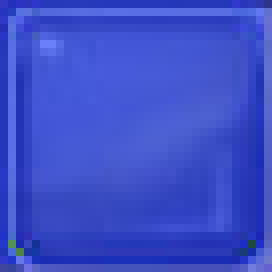
#> input picture assets/anchors/board_br.png, 34 x 34 px (shown 8 times larger)
$ python test_digit_match.py
#> lines starting #> are read from the running program, lines starting #| are printed output that depends on the picture
### src/matcher.py
import cv2
import numpy as np
import logging
import os
from src.timer import timer

class Matcher:
    def __init__(self, assets_path=None):
        if assets_path is None:
            assets_path = os.path.join(os.path.dirname(__file__), "..", "assets")
        assets_path = os.path.abspath(assets_path)
        self.templates = {}
        self.assets_path = assets_path
        self.load_templates()
#> in load_templates, tmpl is the input picture: shape (34, 34, 3); mean B, G, R 200.6, 78, 59.6

    @staticmethod
    def _crop_black_border(img, threshold=40):
#> called with threshold = 40
        gray = cv2.cvtColor(img, cv2.COLOR_BGR2GRAY) if img.ndim == 3 else img
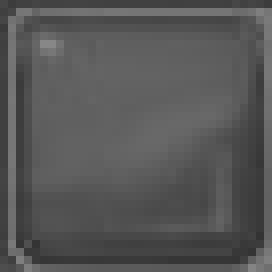
#> gray: shape (34, 34) (shown 8 times larger); min 51, max 135, mean 86.5
        h, w = gray.shape
#> h = 34; w = 34
        top = 0
        while top < h and gray[top, :].max() <= threshold:
            top += 1
#> this loop made 0 passes
#> after the loop, top = 0
        bottom = h - 1
#> bottom = 33
        while bottom > top and gray[bottom, :].max() <= threshold:
            bottom -= 1
#> after the loop, bottom = 33
        left = 0
        while left < w and gray[:, left].max() <= threshold:
            left += 1
#> after the loop, left = 0
        right = w - 1
#> right = 33
        while right > left and gray[:, right].max() <= threshold:
            right -= 1
#> after the loop, right = 33
        return img[top:bottom+1, left:right+1]

    def load_templates(self):
        anchor_dir = os.path.join(self.assets_path, "anchors")
        if os.path.exists(anchor_dir):
            for file in os.listdir(anchor_dir):
                path = os.path.join(anchor_dir, file)
                tmpl = cv2.imread(path, cv2.IMREAD_UNCHANGED)
                if tmpl is not None:
                    tmpl = self._crop_black_border(tmpl)
                self.templates[file] = tmpl
#> pass 2 of the loop in load_templates, `for file in os.listdir(anchor_dir):`:
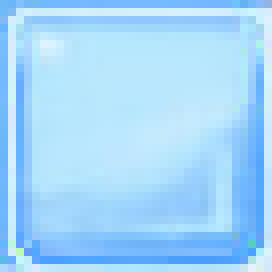
#> input picture assets/anchors/board_tl.png, 34 x 34 px (shown 8 times larger)
#> in load_templates, tmpl is the input picture: shape (34, 34, 3); mean B, G, R 251.9, 215.4, 163.8
#> in _crop_black_border (call 2), `gray = cv2.cvtColor(img, cv2.COLOR_BGR2GRAY) if img.ndim == 3 else img`:
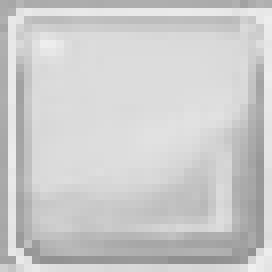
#> gray: shape (34, 34) (shown 8 times larger); min 143, max 240, mean 204.1
#> after the loop in _crop_black_border (call 2), `while top < h and gray[top, :].max() <= threshold:`: top = 0
#> after the loop in _crop_black_border (call 2), `while bottom > top and gray[bottom, :].max() <= threshold:`: bottom = 33
#> after the loop in _crop_black_border (call 2), `while left < w and gray[:, left].max() <= threshold:`: left = 0
#> after the loop in _crop_black_border (call 2), `while right > left and gray[:, right].max() <= threshold:`: right = 33
        tile_dir = os.path.join(self.assets_path, "tiles")
        if os.path.exists(tile_dir):
            for file in os.listdir(tile_dir):
                path = os.path.join(tile_dir, file)
                self.templates[file] = cv2.imread(path, cv2.IMREAD_UNCHANGED)
        # Auto-crop number templates to digit-only (remove background noise)
        for name in ("1.png", "2.png", "3.png", "4.png", "5.png", "6.png"):
            tmpl = self.templates.get(name)
            if tmpl is not None:
                digit = self._crop_digit(tmpl)
                if digit is not None:
                    self.templates[name.replace(".png", "_digit.png")] = digit
#> after the loop, self.templates = 2 items
        logging.info(f"Loaded {len(self.templates)} templates.")

    # [74 lines left out: functions _crop_digit, find_image, match_all, match_cell, resize_tile_templates, map_value, not called in this run]

### test_digit_match.py
"""Test digit-only matching on flag0055.png row 0."""
import cv2
import numpy as np
import sys
import os

sys.path.insert(0, "D:/workspace/minesweeper-bot")
from src.matcher import Matcher

SCREENSHOT = "D:/workspace/minesweeper-bot/flag0055.png"
TILES_DIR = "D:/workspace/minesweeper-bot/assets/tiles"

matcher = Matcher()
screen = cv2.imread(SCREENSHOT)
#> (the run stopped early here; a loop or call above may not have finished)
